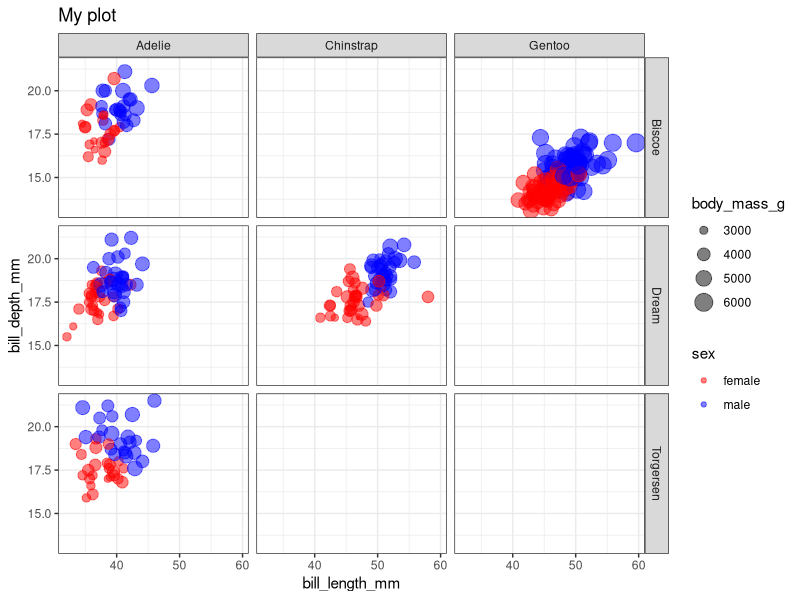
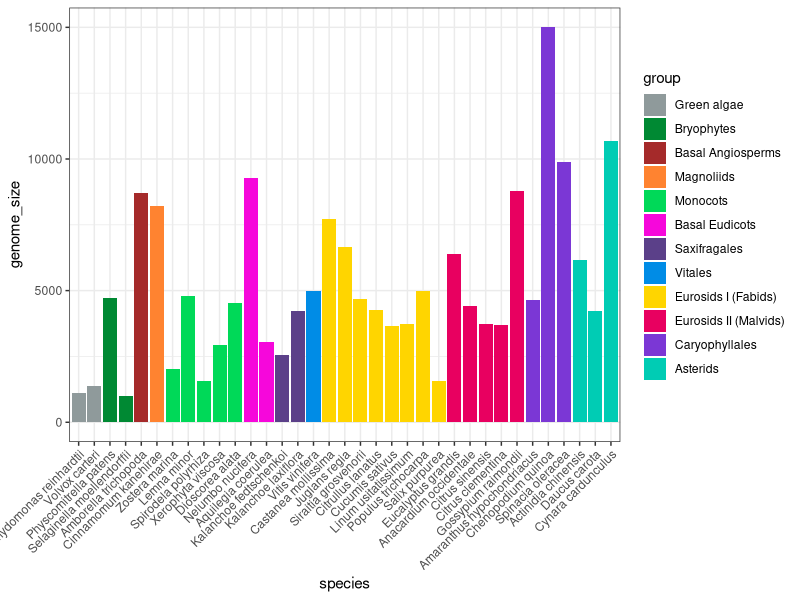
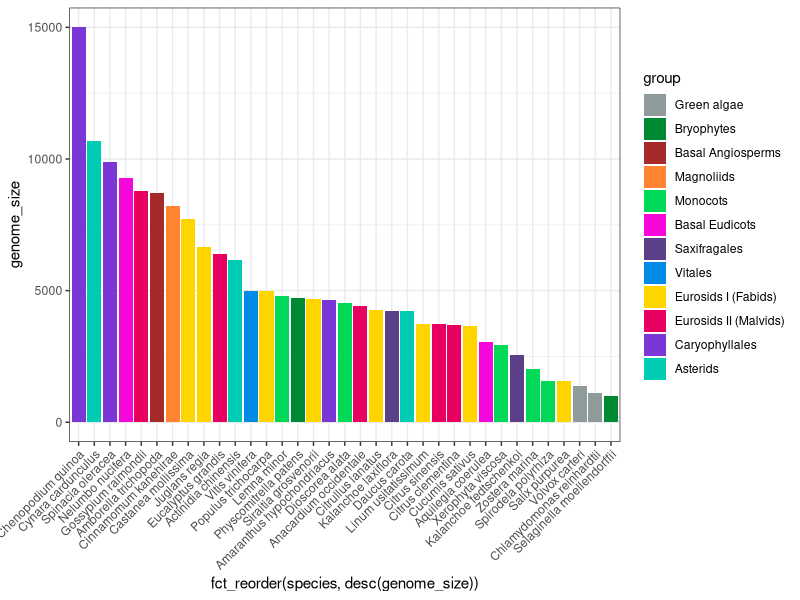
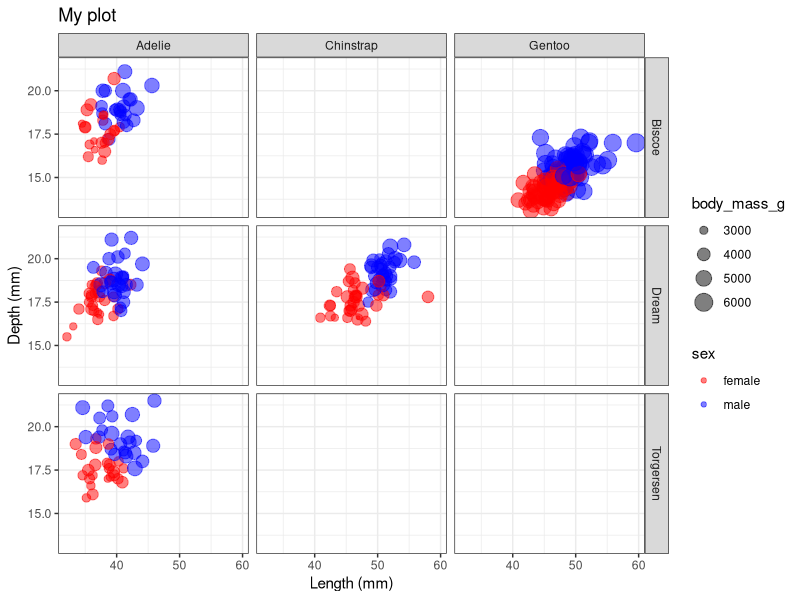
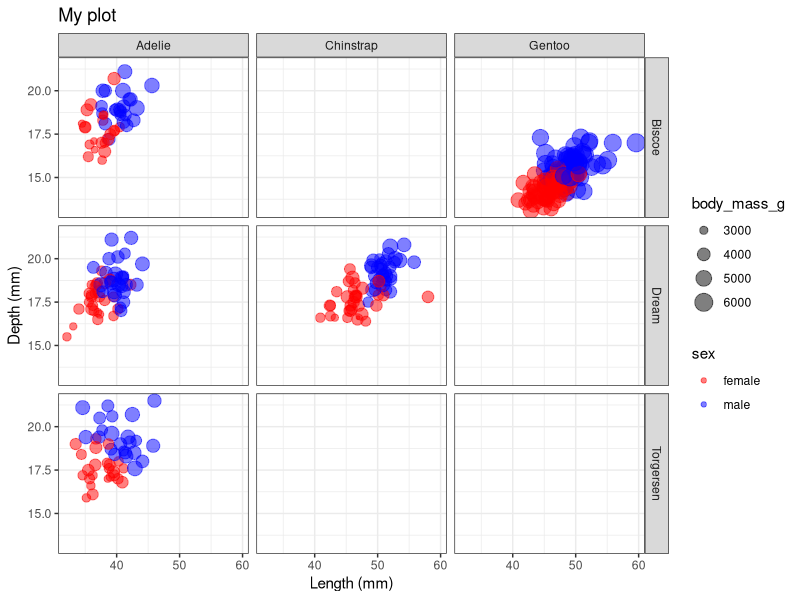

Here is the R script that generated these plots, in order:

# Sesión 10 de noviembre, 2020

# Cargar paquetes ---------------------------------------------------------

library(tidyverse)
library(palmerpenguins)

# Explorar y modificar datos ----------------------------------------------

# Revisar estructura de datos con str()
# el opreador %>% sirve para pasar el resultado de una función directamente
# como argumento para otra función
penguins %>% 
  str()

# Convertir year de numérico a factor (subassignment)
penguins$year <- factor(penguins$year)

# Obetener resumen de datos
summary(penguins)

# ggplot2 -----------------------------------------------------------------

# Crear gráfico de dispersión con ggplot2

# Si encierras tu código entre paréntesis mientras haces una asignación,
# pasan dos cosas:
# 1. Se realiza la asignación ( ej. p <- <código_para_gráfico>).
# 2. Se imprime en pantalla (ej. un plot).

(
p <- penguins %>%
  drop_na() %>% # Eliminar filas con NAs
  # Llamado de función ggplot:
  # Se indica el mapeo de las variables (ej. x, y, color, size)
  ggplot(mapping = aes(x =  bill_length_mm,
                y = bill_depth_mm,
                color = sex, 
                size = body_mass_g)) +
  # Figura geométrica (geom_*):
  geom_point(alpha = 0.5) + # alpha controla la transparencia
  # Título del plot
  ggtitle("My plot") +
  # Cambiar colores de la variable "sex" manualmente
  scale_color_manual(values = c("red", "blue")) +
  # Dividir el plot en un "grid" de acuerdo a las variables
  # "island" y "species"
  facet_grid(island ~ species) +
  # Tema con fondo blanco predeterminado
  theme_bw()
)

# Después de haber guardado el gŕafico en un objeto (p), podemos
# seguir añadiendo elementos (o modificando) el gráfico:

# Cambiar labels de los ejes x y y
p <- p +
  labs(x = "Length (mm)", y = "Depth (mm)")

# Exportar gráfico --------------------------------------------------------

### 1. Método "convencional" con base R

png(filename = "test_ggplot.png") # paso 1 pdf(), svg()
p                                 # paso 2
dev.off()                         # paso 3

### 2. Método con ggplot
ggsave("test_ggplot.pdf", p, height = 3)

### 3. También se puede exportar la figura desde el panel de plots


# Modificar orden de factors ----------------------------------------------

# Cargar datos
plants <- readxl::read_excel("datasets.xlsx", sheet = "PLANTS")

# Revisar estructura
plants %>% 
  str()

# Utilizar mutate (dplyr) para transformar datos
plants <- plants %>% 
  mutate(
    # Conservar el orden de aparición de los elementos de una variable
    # con la función fct_inorder() del paquete forcats
    species = fct_inorder(species),
    group = fct_inorder(group),
    genome_size = genome_size * 10 # Multiplicar columna por 10
  )

# Obtener los valores únicos de una variable en orden de aparición
# (no se requiere ni se realiza un sort previo)
my_color <- unique(plants$group_color)

# Creación de gráfico con el mismo orden de aparición que en los datos
plants %>% 
  ggplot(aes(species, genome_size)) +
  geom_bar(aes(fill = group), stat = "identity") +
  # el vector my_color fue creado en el código anterior
  scale_fill_manual(values = my_color) +
  theme_bw() +
  theme(# Ajustar la alineación del texto en el eje x:
    axis.text.x = element_text(angle = 45, hjust = 1)
  )

# Creación de gráfico con orden decreciente (eje x)
# Para lograrlo se uiliza la función reorder en el mapeo de aes():
# fct_reorder(species, desc(genome_size))
plants %>% 
  ggplot(aes(fct_reorder(species, desc(genome_size)), genome_size)) +
  geom_bar(aes(fill = group), stat = "identity") +
  scale_fill_manual(values = my_color) +
  theme_bw() +
  theme(
    axis.text.x = element_text(angle = 45, hjust = 1)
  )

# tidyr -------------------------------------------------------------------

# Cambiar la forma de nuestros datos a tidydata
maiz <- readxl::read_excel("datasets.xlsx", sheet = 1)

# 1. convertir a formato largo - pivot_longer
maiz_tidy <- maiz %>% 
  gather(key = "Year",
         value = "Production",
        `2009`:`2018`)

# 2. Convertir a formato ancho - pivot_wider
maiz_tidy %>% 
  spread(key = Year,
         value = Production)

# 3. Separar
plant_separated <- plants %>% 
  separate(species, 
           into = c("genera", "sp"),
           remove = FALSE,
           sep = " ")

# 3. Unir
plant_separated %>% 
  unite(new_species, 
        genera, sp,
        sep = " ")

# Los resultados se pueden ver con """ %>% View()"""
